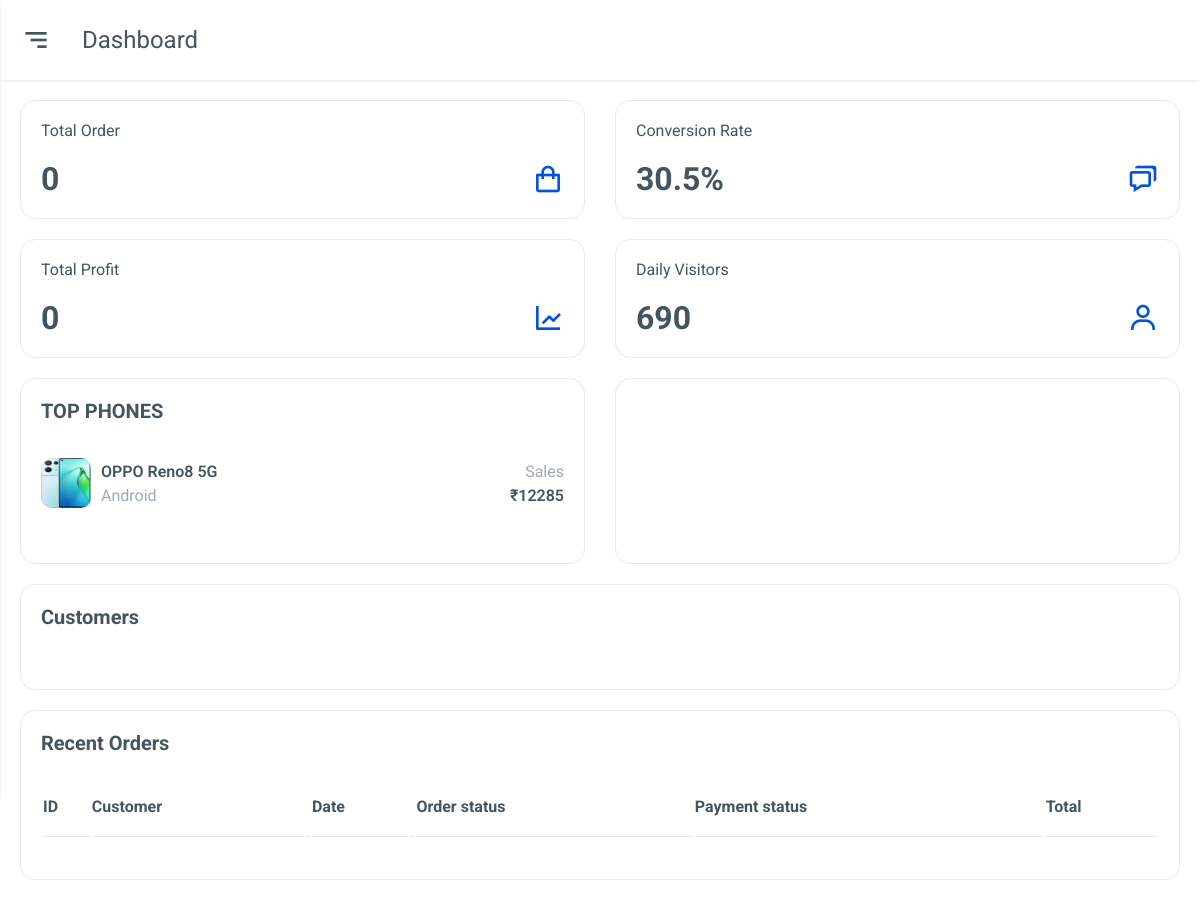
The page /admin-panel.php?aid=1 (signed in) on the database its author committed.
### tables this page shows
CREATE TABLE `products` (
  `phoneid` int(100) NOT NULL,
  `phone_name` varchar(100) NOT NULL,
  `phone_price` int(10) NOT NULL,
  `phone_qty` int(20) NOT NULL,
  `company_name` varchar(100) NOT NULL,
  `category` varchar(20) NOT NULL,
  `phone_image` varchar(100) NOT NULL,
  `description` longtext NOT NULL,
  `user_seller_id` int(20) NOT NULL
);

### admin-panel.php (the view, shortened to what this page needs)
<?php
include "dbconn.php";
?>
<?php
    $profit=0;
    $num=mysqli_query($conn,"SELECT * FROM `orders` WHERE MONTH(`date_added`) = MONTH(CURRENT_DATE()) AND YEAR(`date_added`) = YEAR(CURRENT_DATE());");
    $numdata=mysqli_num_rows( $num);
    if($numdata==0)
    {
        $bnum= 0;
    }
    ?>
<?php
$phoneprice=0;
 $frequent = mysqli_query($conn,"SELECT `phone_id` from `my_orders` group by `phone_id` order by count(*)desc limit 1;");
 while($mostfrequent = mysqli_fetch_array($frequent))
 {
    $mostfrequentid=$mostfrequent['phone_id'];
 }
 $mostselledphone= mysqli_query($conn,"SELECT * FROM `products` WHERE `phoneid`= '$mostfrequentid';");
 while($mostselledphonedetails = mysqli_fetch_array($mostselledphone))
 {
    $mostselledphonename=$mostselledphonedetails['phone_name'];
    $mostselledphoneprice=$mostselledphonedetails['phone_price'];
    $mostselledphonecategory=$mostselledphonedetails['category'];
    $mostselledphoneimage=$mostselledphonedetails['phone_image'];
 }
 $pricecalc= mysqli_query($conn,"SELECT `qty` FROM `my_orders` WHERE `phone_id` = '$mostfrequentid';");
 while($pricecalcdetails=mysqli_fetch_array($pricecalc))
 {
    $phoneqty= $pricecalcdetails['qty'];
    $phoneprice = $phoneprice + ($phoneqty * $mostselledphoneprice);
 }
?>
<!DOCTYPE html>
<html lang="en">
<head>
    <link href="https://unpkg.com/boxicons@2.0.7/css/boxicons.min.css" rel="stylesheet">
    <link rel="stylesheet" href="./css/grid.css">
    <link rel="stylesheet" href="./css/app.css">
</head>
<body>
    <div class="main">
        <div class="main-header">
            <div class="mobile-toggle" id="mobile-toggle">
                <i class="bx bx-menu-alt-right"></i>
            </div>
            <div class="main-title">
                dashboard
            </div>
        </div>
        <div class="main-content">
            <div class="row">
                <div class="col-3 col-md-6 col-sm-12">
                    <div class="box box-hover">
                        <div class="counter">
                            <div class="counter-title">
                                total order
                            </div>
                            <div class="counter-info">
                                <div class="counter-count">
                                    <?php echo $bnum ?>
                                </div>
                                <i class="bx bx-shopping-bag"></i>
                            </div>
                        </div>
                    </div>
                </div>
                <div class="col-3 col-md-6 col-sm-12">
                    <div class="box box-hover">
                        <div class="counter">
                            <div class="counter-title">
                                conversion rate
                            </div>
                            <div class="counter-info">
                                <div class="counter-count">
                                    30.5%
                                </div>
                                <i class="bx bx-chat"></i>
                            </div>
                        </div>
                    </div>
                </div>
                <div class="col-3 col-md-6 col-sm-12">
                    <div class="box box-hover">
                        <div class="counter">
                            <div class="counter-title">
                                total profit
                            </div>
                            <div class="counter-info">
                                <div class="counter-count">
                                    <?php echo $profit ?>
                                </div>
                                <i class="bx bx-line-chart"></i>
                            </div>
                        </div>
                    </div>
                </div>
                <div class="col-3 col-md-6 col-sm-12">
                    <div class="box box-hover">
                        <div class="counter">
                            <div class="counter-title">
                                daily visitors
                            </div>
                            <div class="counter-info">
                                <div class="counter-count">
                                    690
                                </div>
                                <i class="bx bx-user"></i>
                            </div>
                        </div>
                    </div>
                </div>
            </div>
            <div class="row">
                <div class="col-3 col-md-6 col-sm-12">
                    <div class="box f-height">
                        <div class="box-header">
                            TOP PHONES
                        </div>
                        <div class="box-body">
                            <ul class="product-list">
                                <li class="product-list-item">
                                    <div class="item-info">
                                        <img src="phone_image\<?php echo $mostselledphoneimage ?>" alt="product image">
                                        <div class="item-name">
                                            <div class="product-name"><?php echo $mostselledphonename ?></div>
                                            <div class="text-second"><?php echo $mostselledphonecategory ?></div>
                                        </div>
                                    </div>
                                    <div class="item-sale-info">
                                        <div class="text-second">Sales</div>
                                        <div class="product-sales">₹<?php echo $phoneprice ?></div>
                                    </div>
                                </li>
                            </ul>
                        </div>
                    </div>
                </div>
                <div class="col-4 col-md-6 col-sm-12">
                    <div class="box f-height">
                        <div class="box-body">
                        </div>
                    </div>
                </div>
                <div class="col-5 col-md-12 col-sm-12">
                    <div class="box f-height">
                        <div class="box-header">
                            customers
                        </div>
                        <div class="box-body">
                        </div>
                    </div>
                </div>
                <div class="col-12">
                    <div class="box">
                        <div class="box-header">
                            Recent orders
                        </div>
                        <div class="box-body overflow-scroll">
                            <table>
                                <thead>
                                    <tr>
                                        <th>ID</th>
                                        <th>Customer</th>
                                        <th>Date</th>
                                        <th>Order status</th>
                                        <th>Payment status</th>
                                        <th>Total</th>
                                    </tr>
                                </thead>
                            </table>
                        </div>
                    </div>
                </div>
            </div>
        </div>
    </div>
</body>
</html>

### css/grid.css (style rules this page uses)
.row { display: flex; flex-wrap: wrap; margin: 0 -15px; }
[class*="col-"] { padding: 0 15px; margin-bottom: 20px; }
.col-3 { width: 25%; }
.col-4 { width: 33.33%; }
.col-5 { width: 41.66%; }
.col-12 { width: 100%; }
@media only screen and (max-width: 1280px) { .col-md-6 { width: 50%; } }
@media only screen and (max-width: 1280px) { .col-md-12 { width: 100%; } }

### css/app.css (style rules this page uses)
:root { --body-bg: url("bg.png"), -webkit-linear-gradient(bottom, #0250c5, #d43f8d); --box-bg: url("bg.png"), -webkit-linear-gradient(bottom, #0250c5, #d43f8d); --main-color: #0652dd; --text-color: #455560; --text-second-color: #72849ab3; --border-color: #e9e9e9; --menu-item-active-bg: rgba(62, 121, 247, 0.1); --box-border-radius: 15px; --sidebar-size: 300px; --sidebar-logo-img-size: 45px; --sidebar-logo-size: 80px; --profile-image-size: 45px; --main-header-height: 80px; --shadow: 0 1px 4px -1px rgb(0 0 0 / 15%); --darkmode-toggle-size: 20px; }
* { padding: 0; margin: 0; box-sizing: border-box; }
body { font-family: "Roboto", sans-serif; background-color: var(--body-bg); color: var(--text-color); position: relative; }
.main { padding-left: var(--sidebar-size); }
.main-header { height: var(--main-header-height); display: flex; align-items: center; padding: 20px; background-color: var(--box-bg); box-shadow: var(--shadow); }
.mobile-toggle { display: none; }
.main-title { text-transform: capitalize; font-size: 1.5rem; }
.main-content { padding: 20px; }
.box { background-color: var(--box-bg); padding: 20px; border: 0.5px solid var(--border-color); border-radius: var(--box-border-radius); }
.counter-title { margin-bottom: 20px; text-transform: capitalize; }
.counter-info { display: flex; align-items: center; justify-content: space-between; font-size: 2rem; font-weight: 700; }
.counter-info i { color: var(--main-color); }
.box-header { text-transform: capitalize; font-size: 1.25rem; font-weight: 700; }
.box-body { padding: 20px 0; }
.product-list { list-style-type: none; }
.product-list-item { display: flex; align-items: center; justify-content: space-between; padding: 15px 0; }
.item-info { display: flex; align-items: center; }
.item-info img { width: 50px; height: 50px; border-radius: 10px; margin-right: 10px; }
.product-name, .product-sales { font-weight: 600; text-transform: capitalize; }
.product-name { margin-bottom: 5px; }
.product-sales { margin-top: 5px; }
.text-second { color: var(--text-second-color); }
.item-sale-info { text-align: right; }
.f-height { height: 100%; }
table { width: 100%; min-width: 1000px; }
table thead tr { text-align: left; }
table th, table td { padding: 20px 0; border-bottom: 1px solid var(--border-color); }
.overflow-scroll { overflow-y: auto; }
@media only screen and (max-width: 1280px) { .main { padding-left: 0; } }
@media only screen and (max-width: 1280px) { .mobile-toggle, .sidebar-close { display: grid; place-items: center; font-size: 2rem; margin-right: 30px; cursor: pointer; } }

### rows shown on the page
products: phone_image (picture), phone_name "OPPO Reno8 5G", category "Android"

### other values the page prints
$bnum "0"
$profit "0"
$phoneprice "12285"
